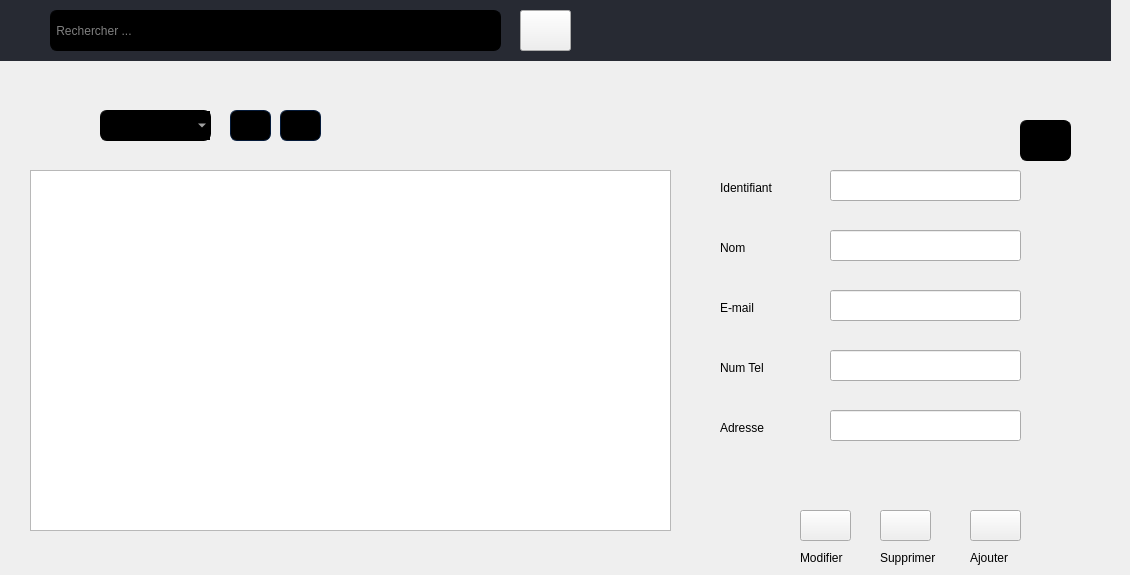
        <widget class="QWidget" name="page_10">
         <widget class="QPushButton" name="tri_decroissant_assureurs">
          <property name="geometry">
           <rect>
            <x>230</x>
            <y>110</y>
            <width>41</width>
            <height>31</height>
           </rect>
          </property>
          <property name="styleSheet">
           <string notr="true">QPushButton
{
	background-color: black;
	color: #ffffff;
	
	border-style: solid;
	border-width: 1px;
	border-radius: 7px;
	border-color: #051a39;
	padding: 5px;

}


QPushButton::flat
{
	background-color: transparent;
	border: none;
	color: #fff;

}


QPushButton::disabled
{
	background-color: #404040;
	color: #656565;
	border-color: #051a39;

}


QPushButton::hover
{
	background-color: rgba(183, 134, 32, 20%);
	border: 1px solid #b78620;

}


QPushButton::pressed
{
	background-color: qlineargradient(spread:repeat, x1:1, y1:0, x2:1, y2:1, stop:0 rgba(74, 74, 74, 255),stop:1 rgba(49, 49, 49, 255));
	border: 1px solid #b78620;

}


QPushButton::checked
{
	background-color: qlineargradient(spread:repeat, x1:1, y1:0, x2:1, y2:1, stop:0 rgba(74, 74, 74, 255),stop:1 rgba(49, 49, 49, 255));
	border: 1px solid #222;

}
</string>
          </property>
          <property name="text">
           <string/>
          </property>
          <property name="icon">
           <iconset>
            <normaloff>:/theme_sombre/fleche_bas.png</normaloff>:/theme_sombre/fleche_bas.png</iconset>
          </property>
         </widget>
         <widget class="QLineEdit" name="barre_recherche_assureurs">
          <property name="geometry">
           <rect>
            <x>50</x>
            <y>10</y>
            <width>451</width>
            <height>41</height>
           </rect>
          </property>
          <property name="styleSheet">
           <string notr="true">QLineEdit
{
	background-color: black;
	color: white;
	min-width: 80px;
	border-style: solid;
	border-width: 1px;
	border-radius: 7px;
	border-color: black
}</string>
          </property>
          <property name="text">
           <string/>
          </property>
          <property name="placeholderText">
           <string> Rechercher ...</string>
          </property>
         </widget>
         <widget class="QPushButton" name="pb_recherche_assureurs">
          <property name="geometry">
           <rect>
            <x>520</x>
            <y>10</y>
            <width>51</width>
            <height>41</height>
           </rect>
          </property>
          <property name="styleSheet">
           <string notr="true">
</string>
          </property>
          <property name="text">
           <string/>
          </property>
          <property name="icon">
           <iconset>
            <normaloff>:/theme_sombre/search1.png</normaloff>:/theme_sombre/search1.png</iconset>
          </property>
         </widget>
         <widget class="QLabel" name="marge_haute_2">
          <property name="geometry">
           <rect>
            <x>-10</x>
            <y>0</y>
            <width>1121</width>
            <height>61</height>
           </rect>
          </property>
          <property name="styleSheet">
           <string notr="true">background-color: #272a33;

border-color: #272a33;
	padding: 5px;
border-width: 3px;
border-style: solid ;</string>
          </property>
          <property name="text">
           <string/>
          </property>
         </widget>
         <widget class="QTableView" name="tabassureurs">
          <property name="geometry">
           <rect>
            <x>30</x>
            <y>170</y>
            <width>641</width>
            <height>361</height>
           </rect>
          </property>
          <property name="styleSheet">
           <string notr="true"/>
          </property>
         </widget>
         <widget class="QPushButton" name="tri_croissant_assureurs">
          <property name="geometry">
           <rect>
            <x>280</x>
            <y>110</y>
            <width>41</width>
            <height>31</height>
           </rect>
          </property>
          <property name="styleSheet">
           <string notr="true">QPushButton
{
	background-color: black;
	color: #ffffff;
	
	border-style: solid;
	border-width: 1px;
	border-radius: 7px;
	border-color: #051a39;
	padding: 5px;

}


QPushButton::flat
{
	background-color: transparent;
	border: none;
	color: #fff;

}


QPushButton::disabled
{
	background-color: #404040;
	color: #656565;
	border-color: #051a39;

}


QPushButton::hover
{
	background-color: rgba(183, 134, 32, 20%);
	border: 1px solid #b78620;

}


QPushButton::pressed
{
	background-color: qlineargradient(spread:repeat, x1:1, y1:0, x2:1, y2:1, stop:0 rgba(74, 74, 74, 255),stop:1 rgba(49, 49, 49, 255));
	border: 1px solid #b78620;

}


QPushButton::checked
{
	background-color: qlineargradient(spread:repeat, x1:1, y1:0, x2:1, y2:1, stop:0 rgba(74, 74, 74, 255),stop:1 rgba(49, 49, 49, 255));
	border: 1px solid #222;

}
</string>
          </property>
          <property name="text">
           <string/>
          </property>
          <property name="icon">
           <iconset>
            <normaloff>:/theme_sombre/fleche_haut.png</normaloff>:/theme_sombre/fleche_haut.png</iconset>
          </property>
         </widget>
         <widget class="QComboBox" name="liste_tri_assureurs">
          <property name="geometry">
           <rect>
            <x>100</x>
            <y>110</y>
            <width>111</width>
            <height>31</height>
           </rect>
          </property>
          <property name="styleSheet">
           <string notr="true">background-color: black;
	color: white;
	min-width: 80px;
	border-style: solid;
	border-width: 1px;
	border-radius: 7px;
	border-color: black</string>
          </property>
          <property name="currentText">
           <string/>
          </property>
         </widget>
         <widget class="QPushButton" name="clear_2">
          <property name="geometry">
           <rect>
            <x>1020</x>
            <y>120</y>
            <width>51</width>
            <height>41</height>
           </rect>
          </property>
          <property name="styleSheet">
           <string notr="true">QPushButton
{
	background-color: black;
	color: #ffffff;
	
	border-style: solid;
	border-width: 1px;
	border-radius: 7px;
	border-color: black;
	padding: 5px;

}


QPushButton::flat
{
	background-color: transparent;
	border: none;
	color: #fff;

}


QPushButton::disabled
{
	background-color: #404040;
	color: #656565;
	border-color: #051a39;

}


QPushButton::hover
{
	background-color: rgba(183, 134, 32, 20%);
	border: 1px solid #b78620;

}


QPushButton::pressed
{
	background-color: qlineargradient(spread:repeat, x1:1, y1:0, x2:1, y2:1, stop:0 rgba(74, 74, 74, 255),stop:1 rgba(49, 49, 49, 255));
	border: 1px solid #b78620;

}


QPushButton::checked
{
	background-color: qlineargradient(spread:repeat, x1:1, y1:0, x2:1, y2:1, stop:0 rgba(74, 74, 74, 255),stop:1 rgba(49, 49, 49, 255));
	border: 1px solid #222;

}
</string>
          </property>
          <property name="text">
           <string/>
          </property>
          <property name="icon">
           <iconset>
            <normaloff>:/theme_sombre/clear 2.png</normaloff>:/theme_sombre/clear 2.png</iconset>
          </property>
         </widget>
         <widget class="QPushButton" name="ajouter_assureurs">
          <property name="geometry">
           <rect>
            <x>970</x>
            <y>510</y>
            <width>51</width>
            <height>31</height>
           </rect>
          </property>
          <property name="styleSheet">
           <string notr="true"/>
          </property>
          <property name="text">
           <string/>
          </property>
          <property name="icon">
           <iconset>
            <normaloff>../../ajout.png</normaloff>../../ajout.png</iconset>
          </property>
         </widget>
         <widget class="QPushButton" name="modifier_assureurs">
          <property name="geometry">
           <rect>
            <x>800</x>
            <y>510</y>
            <width>51</width>
            <height>31</height>
           </rect>
          </property>
          <property name="styleSheet">
           <string notr="true"/>
          </property>
          <property name="text">
           <string/>
          </property>
          <property name="icon">
           <iconset>
            <normaloff>../../104668.png</normaloff>../../104668.png</iconset>
          </property>
         </widget>
         <widget class="QLabel" name="label_aj_2">
          <property name="geometry">
           <rect>
            <x>970</x>
            <y>550</y>
            <width>51</width>
            <height>16</height>
           </rect>
          </property>
          <property name="text">
           <string>Ajouter</string>
          </property>
         </widget>
         <widget class="QLabel" name="label_mdf_2">
          <property name="geometry">
           <rect>
            <x>800</x>
            <y>550</y>
            <width>51</width>
            <height>16</height>
           </rect>
          </property>
          <property name="text">
           <string>Modifier</string>
          </property>
         </widget>
         <widget class="QPushButton" name="supprimer_assureurs">
          <property name="geometry">
           <rect>
            <x>880</x>
            <y>510</y>
            <width>51</width>
            <height>31</height>
           </rect>
          </property>
          <property name="styleSheet">
           <string notr="true"/>
          </property>
          <property name="text">
           <string/>
          </property>
          <property name="icon">
           <iconset>
            <normaloff>../../delete-button.svg</normaloff>../../delete-button.svg</iconset>
          </property>
         </widget>
         <widget class="QLabel" name="label_spr_2">
          <property name="geometry">
           <rect>
            <x>880</x>
            <y>550</y>
            <width>61</width>
            <height>16</height>
           </rect>
          </property>
          <property name="text">
           <string>Supprimer</string>
          </property>
         </widget>
         <widget class="QLineEdit" name="tel_assureurs">
          <property name="geometry">
           <rect>
            <x>830</x>
            <y>350</y>
            <width>191</width>
            <height>31</height>
           </rect>
          </property>
         </widget>
         <widget class="QLabel" name="label_num_tel">
          <property name="geometry">
           <rect>
            <x>720</x>
            <y>360</y>
            <width>101</width>
            <height>16</height>
           </rect>
          </property>
          <property name="text">
           <string>Num Tel</string>
          </property>
         </widget>
         <widget class="QLineEdit" name="mail_assureurs">
          <property name="geometry">
           <rect>
            <x>830</x>
            <y>290</y>
            <width>191</width>
            <height>31</height>
           </rect>
          </property>
         </widget>
         <widget class="QLabel" name="label_nom_assureur">
          <property name="geometry">
           <rect>
            <x>720</x>
            <y>240</y>
            <width>101</width>
            <height>16</height>
           </rect>
          </property>
          <property name="text">
           <string>Nom</string>
          </property>
         </widget>
         <widget class="QLineEdit" name="id_assureurs">
          <property name="geometry">
           <rect>
            <x>830</x>
            <y>170</y>
            <width>191</width>
            <height>31</height>
           </rect>
          </property>
         </widget>
         <widget class="QLabel" name="label_id_assureurs">
          <property name="geometry">
           <rect>
            <x>720</x>
            <y>180</y>
            <width>91</width>
            <height>16</height>
           </rect>
          </property>
          <property name="text">
           <string>Identifiant</string>
          </property>
         </widget>
         <widget class="QLineEdit" name="nom_assureurs">
          <property name="geometry">
           <rect>
            <x>830</x>
            <y>230</y>
            <width>191</width>
            <height>31</height>
           </rect>
          </property>
         </widget>
         <widget class="QLabel" name="label_mail">
          <property name="geometry">
           <rect>
            <x>720</x>
            <y>300</y>
            <width>101</width>
            <height>16</height>
           </rect>
          </property>
          <property name="text">
           <string>E-mail</string>
          </property>
         </widget>
         <widget class="QLabel" name="msg_mail_assureurs">
          <property name="geometry">
           <rect>
            <x>830</x>
            <y>330</y>
            <width>191</width>
            <height>20</height>
           </rect>
          </property>
          <property name="styleSheet">
           <string notr="true"/>
          </property>
          <property name="lineWidth">
           <number>-2</number>
          </property>
          <property name="text">
           <string>&lt;span style=&quot;color: red&quot;&gt;&lt;/span&gt;</string>
          </property>
         </widget>
         <widget class="QLabel" name="msg_id_assureurs">
          <property name="geometry">
           <rect>
            <x>830</x>
            <y>210</y>
            <width>191</width>
            <height>20</height>
           </rect>
          </property>
          <property name="styleSheet">
           <string notr="true"/>
          </property>
          <property name="lineWidth">
           <number>-2</number>
          </property>
          <property name="text">
           <string>&lt;span style=&quot;color: red&quot;&gt;&lt;/span&gt;</string>
          </property>
         </widget>
         <widget class="QLabel" name="msg_tel_assureurs">
          <property name="geometry">
           <rect>
            <x>830</x>
            <y>390</y>
            <width>191</width>
            <height>20</height>
           </rect>
          </property>
          <property name="styleSheet">
           <string notr="true"/>
          </property>
          <property name="lineWidth">
           <number>-2</number>
          </property>
          <property name="text">
           <string>&lt;span style=&quot;color: red&quot;&gt;&lt;/span&gt;</string>
          </property>
         </widget>
         <widget class="QLabel" name="msg_nom_assureurs">
          <property name="geometry">
           <rect>
            <x>830</x>
            <y>270</y>
            <width>191</width>
            <height>20</height>
           </rect>
          </property>
          <property name="styleSheet">
           <string notr="true"/>
          </property>
          <property name="lineWidth">
           <number>-2</number>
          </property>
          <property name="text">
           <string>&lt;span style=&quot;color: red&quot;&gt;&lt;/span&gt;</string>
          </property>
         </widget>
         <widget class="QLabel" name="label_adresse_assureurs">
          <property name="geometry">
           <rect>
            <x>720</x>
            <y>420</y>
            <width>91</width>
            <height>16</height>
           </rect>
          </property>
          <property name="text">
           <string>Adresse</string>
          </property>
         </widget>
         <widget class="QLineEdit" name="adresse_assureurs">
          <property name="geometry">
           <rect>
            <x>830</x>
            <y>410</y>
            <width>191</width>
            <height>31</height>
           </rect>
          </property>
         </widget>
         <widget class="QLabel" name="msg_adresse_assureurs">
          <property name="geometry">
           <rect>
            <x>830</x>
            <y>450</y>
            <width>191</width>
            <height>20</height>
           </rect>
          </property>
          <property name="styleSheet">
           <string notr="true"/>
          </property>
          <property name="lineWidth">
           <number>-2</number>
          </property>
          <property name="text">
           <string>&lt;span style=&quot;color: red&quot;&gt;&lt;/span&gt;</string>
          </property>
         </widget>
         <widget class="QLabel" name="msg_local_assureurs">
          <property name="geometry">
           <rect>
            <x>830</x>
            <y>450</y>
            <width>191</width>
            <height>20</height>
           </rect>
          </property>
          <property name="styleSheet">
           <string notr="true"/>
          </property>
          <property name="lineWidth">
           <number>-2</number>
          </property>
          <property name="text">
           <string>&lt;span style=&quot;color: red&quot;&gt;&lt;/span&gt;</string>
          </property>
         </widget>
         <zorder>marge_haute_2</zorder>
         <zorder>tri_decroissant_assureurs</zorder>
         <zorder>barre_recherche_assureurs</zorder>
         <zorder>pb_recherche_assureurs</zorder>
         <zorder>tri_croissant_assureurs</zorder>
         <zorder>liste_tri_assureurs</zorder>
         <zorder>clear_2</zorder>
         <zorder>tabassureurs</zorder>
         <zorder>ajouter_assureurs</zorder>
         <zorder>modifier_assureurs</zorder>
         <zorder>label_aj_2</zorder>
         <zorder>label_mdf_2</zorder>
         <zorder>supprimer_assureurs</zorder>
         <zorder>label_spr_2</zorder>
         <zorder>label_num_tel</zorder>
         <zorder>label_nom_assureur</zorder>
         <zorder>label_id_assureurs</zorder>
         <zorder>label_mail</zorder>
         <zorder>tel_assureurs</zorder>
         <zorder>id_assureurs</zorder>
         <zorder>mail_assureurs</zorder>
         <zorder>nom_assureurs</zorder>
         <zorder>msg_mail_assureurs</zorder>
         <zorder>msg_id_assureurs</zorder>
         <zorder>msg_tel_assureurs</zorder>
         <zorder>msg_nom_assureurs</zorder>
         <zorder>label_adresse_assureurs</zorder>
         <zorder>adresse_assureurs</zorder>
         <zorder>msg_adresse_assureurs</zorder>
         <zorder>msg_local_assureurs</zorder>
        </widget>
